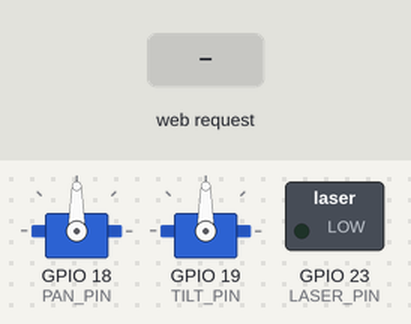
Simulated run of this sketch. Board: ESP32. On the bench: 2 × servo, switched loads named in the sketch (green lamp = pin HIGH). The test bench sets the inputs (shaded band). WiFi joins after 1.5 s; servers stay silent unless stated.

Above: at 1.2 s.
1.3 s: HTTP request GET /aim?p=1 received
At 2.5 s:
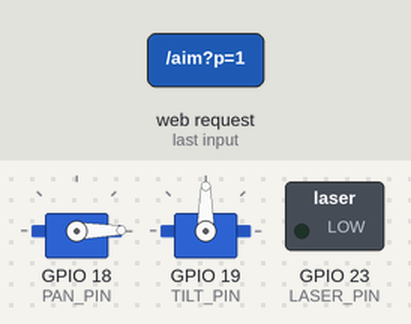
3.3 s: HTTP request GET /aim?p=120 received
At 4.8 s:
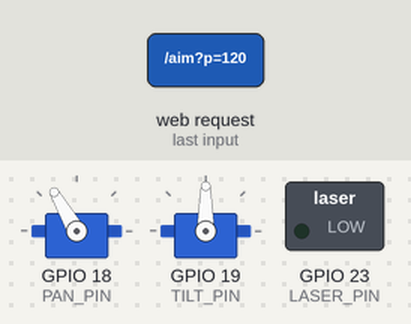
5.5 s: HTTP request GET /aim?p=0 received
At 5.96 s:
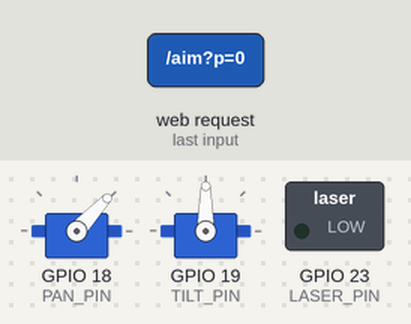
7.7 s: HTTP request GET /aim?t=1 received
At 8.7 s:
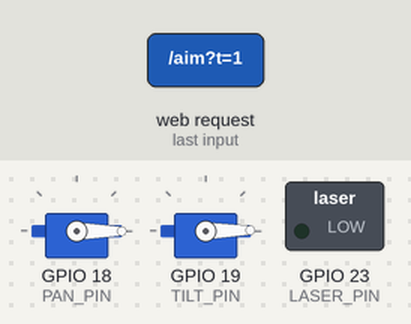
9.7 s: HTTP request GET /aim?t=120 received
At 11.6 s:
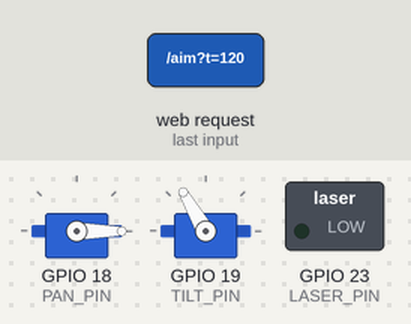
11.9 s: HTTP request GET /aim?t=0 received
At 12.35 s:
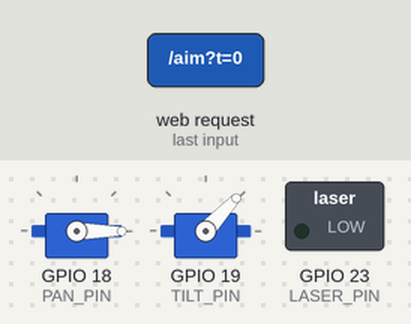
Timing chart, 0 to 14.9 s (numbered marks = the images above; inputs shaded):
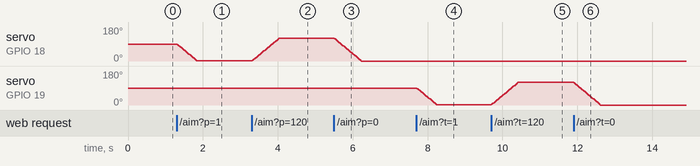

Measured:
- after the input at 1.3 s, servo on GPIO 18 (PAN_PIN): moves from 90° to 1° over 0.53 s, starting at once
- after the input at 3.3 s, servo on GPIO 18 (PAN_PIN): moves from 1° to 120° over 0.71 s, starting at once
- after the input at 5.5 s, servo on GPIO 18 (PAN_PIN): moves from 120° to 0° over 0.71 s, starting at once
- after the input at 7.7 s, servo on GPIO 19 (TILT_PIN): moves from 90° to 1° over 0.53 s, starting at once
- after the input at 9.7 s, servo on GPIO 19 (TILT_PIN): moves from 1° to 120° over 0.71 s, starting at once
- after the input at 11.9 s, servo on GPIO 19 (TILT_PIN): moves from 120° to 0° over 0.71 s, starting at once

The sketch:

target_tracker.ino
```cpp
// Target Tracker - ESP32 (38 pin) + 2 servos + laser dot
// Library needed: "ESP32Servo" (Arduino Library Manager). Nothing else.
// Board: "ESP32 Dev Module"
//
// 1) Flash this file.
// 2) Phone WiFi -> join "TargetTracker" (password 12345678)
// 3) Phone Chrome -> open http://192.168.4.1
//    (camera needs the one-time Chrome flag, see instructions)

#include <WiFi.h>
#include <WebServer.h>
#include <ESP32Servo.h>

#define PAN_PIN   18
#define TILT_PIN  19
#define LASER_PIN 23

const char* AP_SSID = "TargetTracker";
const char* AP_PASS = "12345678";

WebServer server(80);
Servo panServo, tiltServo;

float curPan = 90, curTilt = 90;
float tgtPan = 90, tgtTilt = 90;
const float STEP = 2.5;          // max degrees per tick (smooth, easy on power)
unsigned long lastTick = 0;

const char PAGE[] PROGMEM = R"rawliteral(
<!DOCTYPE html><html><head><meta charset="utf-8">
<meta name="viewport" content="width=device-width,initial-scale=1,user-scalable=no">
<title>Target Tracker</title>
<style>
:root{color-scheme:dark;--bg:#0e1116;--fg:#e8edf3;--ac:#ff3b3b;--mut:#8a94a3;--card:#171c24}
*{box-sizing:border-box}
body{margin:0;background:var(--bg);color:var(--fg);font:14px system-ui,sans-serif;padding:10px}
#box{position:relative;width:100%;aspect-ratio:4/3;background:#000;border-radius:12px;overflow:hidden}
video,canvas#o{position:absolute;inset:0;width:100%;height:100%}
video{object-fit:fill}
.row{display:flex;gap:6px;margin:8px 0}
button{flex:1;padding:12px 4px;border:0;border-radius:10px;background:var(--card);color:var(--fg);font-weight:600}
button.on{background:var(--ac);color:#fff}
.card{background:var(--card);border-radius:12px;padding:8px 12px}
label{display:flex;align-items:center;gap:8px;margin:4px 0;color:var(--mut)}
label span{width:64px}
input[type=range]{flex:1}
#st{color:var(--mut);margin:6px 2px;min-height:18px}
</style></head><body>
<div id="box"><video id="v" playsinline muted autoplay></video><canvas id="o" width="160" height="120"></canvas></div>
<div id="st">Starting camera...</div>
<div class="row">
<button id="bp" class="on">1 Pick</button>
<button id="ba">2 Aim</button>
<button id="bt">3 Track</button>
<button id="bl">Laser</button>
</div>
<div class="card">
<label><span>Pan min</span><input type="range" id="pmin" min="0" max="180" value="40"></label>
<label><span>Pan max</span><input type="range" id="pmax" min="0" max="180" value="140"></label>
<label><span>Tilt min</span><input type="range" id="tmin" min="0" max="180" value="50"></label>
<label><span>Tilt max</span><input type="range" id="tmax" min="0" max="180" value="130"></label>
<label><span>Invert</span><input type="checkbox" id="ip"> pan <input type="checkbox" id="it"> tilt</label>
</div>
<script>
const $=id=>document.getElementById(id);
const v=$('v'),o=$('o'),oc=o.getContext('2d'),st=$('st');
const W=160,H=120,c=document.createElement('canvas');c.width=W;c.height=H;
const cx=c.getContext('2d',{willReadFrequently:true});
let mode='pick',tgt=null,busy=false,lastSend=0,laser=false,lastAim=[.5,.5];
const TOL=18;

if(!navigator.mediaDevices){
  st.textContent='Camera blocked: enable the Chrome flag for http://192.168.4.1 (see instructions)';
}else{
  navigator.mediaDevices.getUserMedia({video:{facingMode:'environment',width:640,height:480},audio:false})
  .then(s=>{v.srcObject=s;st.textContent='Tap the target to pick its color'})
  .catch(e=>st.textContent='Camera error: '+e.message);
}

function hsv(r,g,b){r/=255;g/=255;b/=255;
  const mx=Math.max(r,g,b),mn=Math.min(r,g,b),d=mx-mn;let h=0;
  if(d){if(mx==r)h=((g-b)/d)%6;else if(mx==g)h=(b-r)/d+2;else h=(r-g)/d+4;h*=60;if(h<0)h+=360}
  return [h,mx?d/mx:0,mx]}

function setMode(m){mode=m;
  ['p','a','t'].forEach(k=>$('b'+k).classList.toggle('on',k==m[0]));
  st.textContent={pick:'Tap the target to pick its color',aim:'Tap anywhere to aim the laser there (use for calibration)',track:tgt?'Tracking...':'Pick a color first'}[m];
  if(m=='track'&&!tgt){setMode('pick')}}
$('bp').onclick=()=>setMode('pick');
$('ba').onclick=()=>setMode('aim');
$('bt').onclick=()=>setMode('track');
$('bl').onclick=()=>{laser=!laser;$('bl').classList.toggle('on',laser);fetch('/laser?on='+(laser?1:0))};

$('box').addEventListener('pointerdown',e=>{
  const r=$('box').getBoundingClientRect();
  const fx=(e.clientX-r.left)/r.width,fy=(e.clientY-r.top)/r.height;
  if(mode=='aim'){aim(fx,fy,true)}
  else if(mode=='pick'&&v.videoWidth){
    cx.drawImage(v,0,0,W,H);
    const px=Math.round(fx*W),py=Math.round(fy*H);
    const d=cx.getImageData(Math.max(0,px-2),Math.max(0,py-2),5,5).data;
    let R=0,G=0,B=0,n=d.length/4;
    for(let i=0;i<d.length;i+=4){R+=d[i];G+=d[i+1];B+=d[i+2]}
    const [h,s,val]=hsv(R/n,G/n,B/n);
    tgt={h,s:Math.max(.25,s*.5),v:Math.max(.15,val*.4)};
    st.textContent=s<.25?'Weak color - pick a more saturated target':'Color locked. Press Aim to calibrate, then Track';
  }});

function aim(fx,fy,force){
  const now=performance.now();
  if(!force&&(busy||now-lastSend<50))return;
  if(force&&busy)return;
  lastSend=now;lastAim=[fx,fy];
  let a=+$('pmin').value,b=+$('pmax').value,c2=+$('tmin').value,d=+$('tmax').value;
  if($('ip').checked)[a,b]=[b,a];
  if($('it').checked)[c2,d]=[d,c2];
  const p=Math.round(a+Math.min(1,Math.max(0,fx))*(b-a));
  const t=Math.round(c2+Math.min(1,Math.max(0,fy))*(d-c2));
  busy=true;
  fetch('/aim?p='+p+'&t='+t).catch(()=>{st.textContent='Lost connection to ESP32'}).finally(()=>busy=false);
}
['pmin','pmax','tmin','tmax','ip','it'].forEach(id=>$(id).oninput=()=>{if(mode!='track')aim(lastAim[0],lastAim[1],true)});

function loop(){
  if(v.videoWidth){
    cx.drawImage(v,0,0,W,H);oc.clearRect(0,0,W,H);
    if(tgt){
      const d=cx.getImageData(0,0,W,H).data;let n=0,sx=0,sy=0;
      for(let i=0,p=0;i<d.length;i+=4,p++){
        const [h,s,val]=hsv(d[i],d[i+1],d[i+2]);
        let dh=Math.abs(h-tgt.h);if(dh>180)dh=360-dh;
        if(dh<TOL&&s>tgt.s&&val>tgt.v){n++;sx+=p%W;sy+=(p/W)|0}
      }
      if(n>10){
        const fx=sx/n/W,fy=sy/n/H;
        oc.strokeStyle='#ff3b3b';oc.lineWidth=1.5;
        oc.beginPath();oc.arc(fx*W,fy*H,8,0,6.283);
        oc.moveTo(fx*W-12,fy*H);oc.lineTo(fx*W+12,fy*H);
        oc.moveTo(fx*W,fy*H-12);oc.lineTo(fx*W,fy*H+12);oc.stroke();
        if(mode=='track')aim(fx,fy,false);
      }
    }
  }
  requestAnimationFrame(loop);
}
loop();
</script></body></html>
)rawliteral";

void handleRoot() { server.send_P(200, "text/html", PAGE); }

void handleAim() {
  if (server.hasArg("p")) tgtPan  = constrain(server.arg("p").toInt(), 0, 180);
  if (server.hasArg("t")) tgtTilt = constrain(server.arg("t").toInt(), 0, 180);
  server.send(200, "text/plain", "ok");
}

void handleLaser() {
  digitalWrite(LASER_PIN, server.arg("on") == "1" ? HIGH : LOW);
  server.send(200, "text/plain", "ok");
}

void setup() {
  pinMode(LASER_PIN, OUTPUT);
  digitalWrite(LASER_PIN, LOW);

  panServo.setPeriodHertz(50);
  tiltServo.setPeriodHertz(50);
  panServo.attach(PAN_PIN, 500, 2400);
  tiltServo.attach(TILT_PIN, 500, 2400);
  panServo.write(90);
  tiltServo.write(90);

  WiFi.mode(WIFI_AP);
  WiFi.softAP(AP_SSID, AP_PASS);

  server.on("/", handleRoot);
  server.on("/aim", handleAim);
  server.on("/laser", handleLaser);
  server.begin();
}

void loop() {
  server.handleClient();

  if (millis() - lastTick >= 15) {
    lastTick = millis();
    float dp = tgtPan - curPan, dt = tgtTilt - curTilt;
    if (fabs(dp) > 0.5) { curPan  += constrain(dp, -STEP, STEP); panServo.write((int)curPan); }
    if (fabs(dt) > 0.5) { curTilt += constrain(dt, -STEP, STEP); tiltServo.write((int)curTilt); }
  }
}
```
